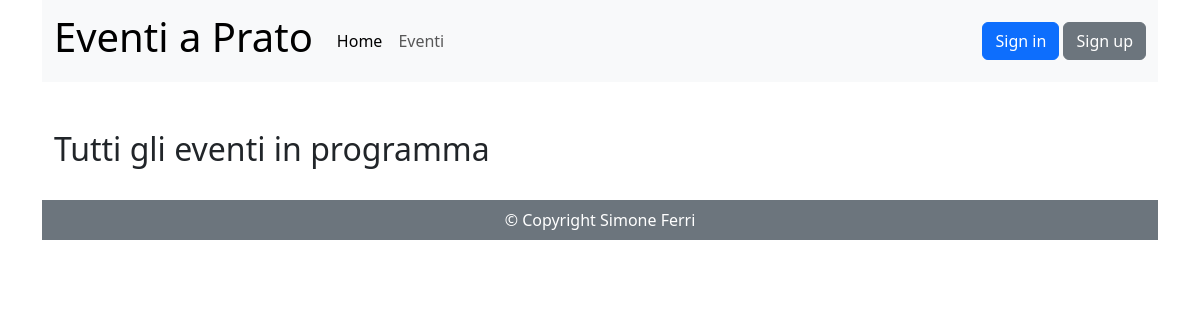
The app's page /eventi, older data.
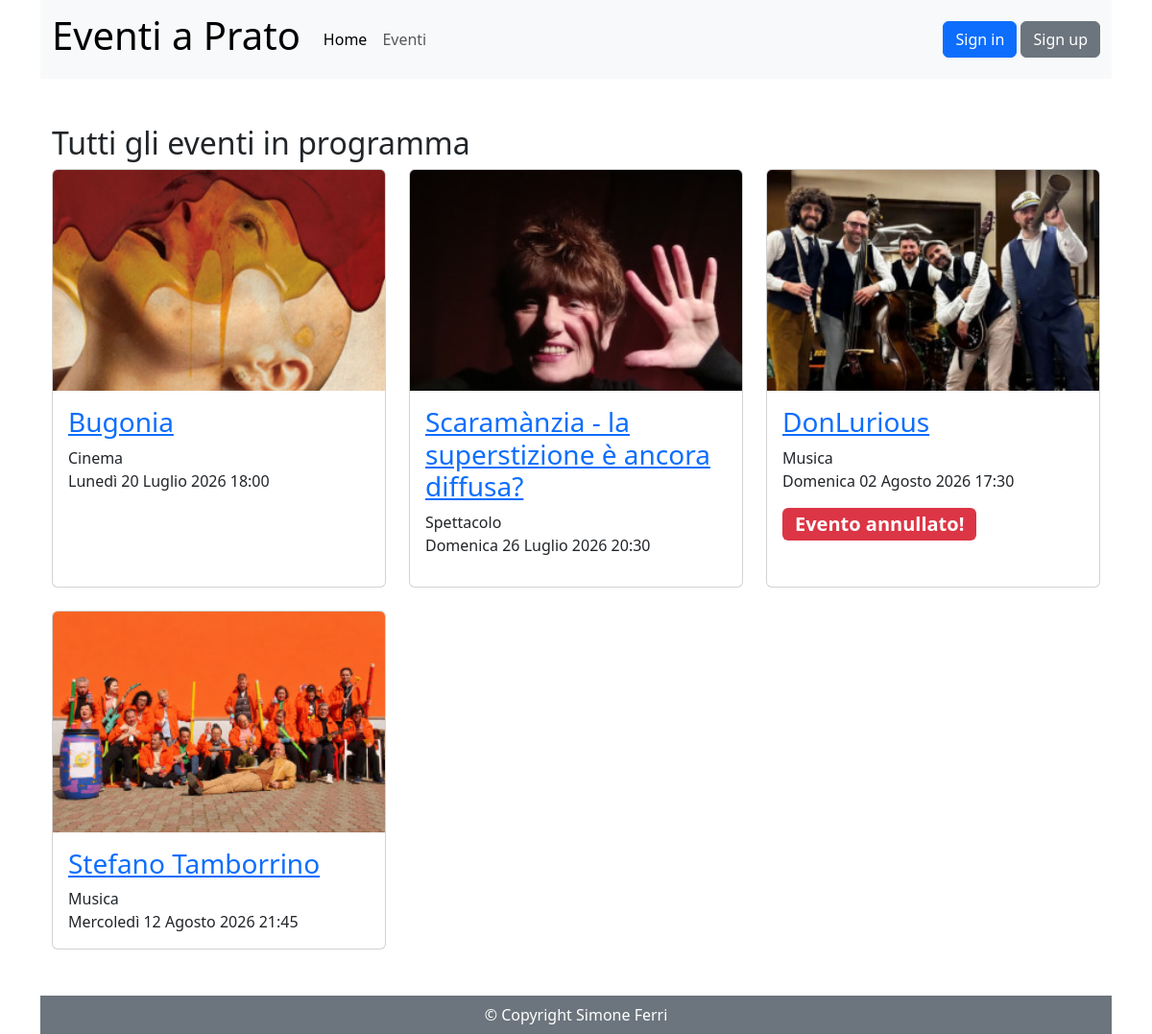
The same page, newer data.
### eventi_gestione/models.py (models this page shows, shortened)
class Eventi(models.Model):
    nome_evento = models.CharField(max_length=100)
    descrizione_evento = models.TextField()
    tipo_evento = models.ForeignKey(Tipologia,on_delete=models.CASCADE)
    luogo_evento = models.CharField(max_length=100)
    data_ora_evento = models.DateTimeField()
    immagine_evento = models.ImageField(upload_to='eventi/', blank=True, null=True)
    posti_prenotabili = models.PositiveIntegerField(null=True, blank=True)
    pubblicato = models.BooleanField(default=False, blank=True, null=True)
    annullato = models.BooleanField(default=False,blank=True, null=True)
    creatore = models.ForeignKey(CustomUser, on_delete=models.CASCADE, related_name='eventi_creati', limit_choices_to={'groups__name': 'redattori'})

class Tipologia(models.Model):
    nome_tipo = models.CharField(max_length=100)
    creatore = models.ForeignKey(CustomUser, on_delete=models.CASCADE, related_name='tipologie_create')
    def __str__(self):
        return self.nome_tipo

### eventi_pagine/views.py (the view)
# urls.py: path("eventi", EventListView.as_view(), name="eventi"),
class EventListView(ListView):
    model = Eventi
    template_name = "lista_eventi.html"
    context_object_name = 'eventi'
    def get_context_data(self, **kwargs):
        ora_attuale = timezone.now()
        context = super().get_context_data(**kwargs)
        context['eventi_futuri'] = Eventi.objects.filter(data_ora_evento__gte=ora_attuale, pubblicato=True).order_by('data_ora_evento')
        if self.request.user.is_authenticated:
            context['eventi_prenotati_ids'] = set(
                Prenotazione.objects.filter(utente=self.request.user).values_list('evento_id', flat=True)
            )
        return context

### eventi_pagine/templatetags/auth_extras.py (called while the page is built)
@register.filter(name='has_group')
def has_group(user, group_name):
    return user.groups.filter(name=group_name).exists()

### templates/lista_eventi.html (shortened to what this page needs)
{% extends "base.html" %}
{% block content %}
    <h2 class="mt-5">Tutti gli eventi in programma</h2>
    <div class="row row-cols-1 row-cols-md-3 g-4">
        {% for evento in eventi_futuri %}
            <div class="col">
                <div class="card h-100">
                        {% if evento.immagine_evento %}
                            <img src="{{ evento.immagine_evento.url }}" class="card-img-top" alt="">
                        {% endif %}
                        <div class="card-body">
                            <h3 class="card-title" class="h5"><a href="{% url 'evento' evento.id %}">{{ evento.nome_evento }}</a></h3>
                            <p class="card-text">
                                {{ evento.tipo_evento}}<br>
                                {{ evento.data_ora_evento }}<br>
                                {% if evento.annullato %}
                                    <p class="badge bg-danger fs-5">Evento annullato!</p>
                                {% endif %}
                            </p>
                        </div>
                </div>
            </div>
        {% endfor %}
    </div>
{% endblock content %}

Row changes from the older to the newer data that the page shows:
now on this page (row edited): Eventi: immagine_evento (picture), nome_evento "Bugonia", tipo_evento "Cinema", data_ora_evento "Lunedì 20 Luglio 2026 18:00"
now on this page (row edited): Eventi: immagine_evento (picture), nome_evento "Scaramànzia - la superstizione è ancora diffusa?", tipo_evento "Spettacolo", data_ora_evento "Domenica 26 Luglio 2026 20:30"
now on this page (row edited): Eventi: immagine_evento (picture), nome_evento "DonLurious", tipo_evento "Musica", data_ora_evento "Domenica 02 Agosto 2026 17:30", annullato "Evento annullato!"
now on this page (row edited): Eventi: immagine_evento (picture), nome_evento "Stefano Tamborrino", tipo_evento "Musica", data_ora_evento "Mercoledì 12 Agosto 2026 21:45"
